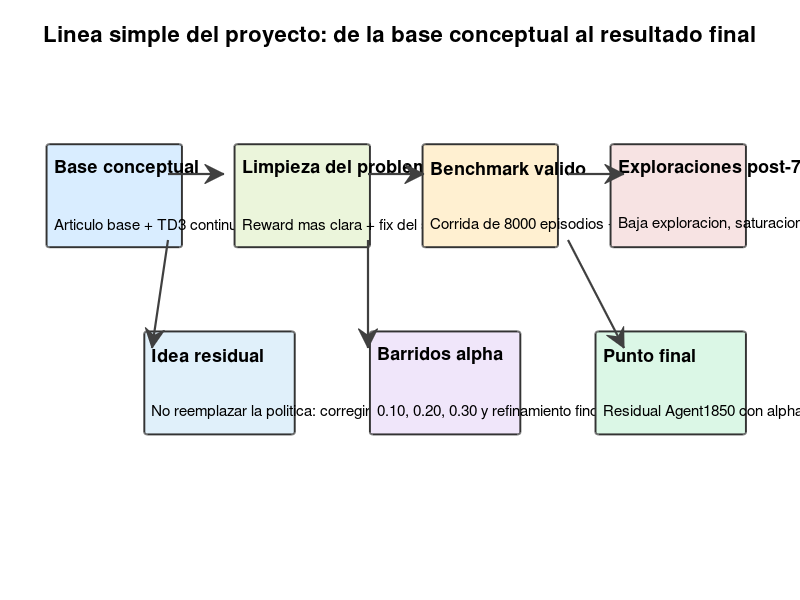

Write MATLAB code to recreate this figure. (Note: this script raises an error after producing the figure.)
function build_charla_divulgativa_figures()
%BUILD_CHARLA_DIVULGATIVA_FIGURES Create simple figures for the outreach PDF.
%
% This script is optional. The figures it produces are already tracked in
% Git, but the generator is kept as source documentation for local rebuilds
% when the original experiment outputs are available in Agentes/.

scriptsDir = fileparts(mfilename("fullpath"));
docsRoot = fileparts(scriptsDir);
projectRoot = fileparts(docsRoot);
repoRoot = fileparts(projectRoot);
figRoot = fullfile(docsRoot, "figures");
if ~exist(figRoot, "dir")
    mkdir(figRoot);
end

trainingInfoFile = fullfile(repoRoot, "Agentes", "agent7250_residual_policy_pilot", ...
    "26-03-25 17 08 56", "training_run", "26-03-25 17 9 8", "training_info.mat");
episodeFile = fullfile(repoRoot, "Agentes", "agent7250_residual_policy_pilot", ...
    "26-03-25 17 08 56", "visual_test", "26-03-25 17 39 30", "episode00049.mat");

buildTimelineFigure(fullfile(figRoot, "charla_linea_proyecto_20260326.png"));
buildTrainingFigure(trainingInfoFile, fullfile(figRoot, "charla_training_residual_20260326.png"));
buildTestFigure(episodeFile, fullfile(figRoot, "charla_test_residual_20260326.png"));
buildComparisonFigure(fullfile(figRoot, "charla_comparacion_final_20260326.png"));
buildProjectComparisonFigure(fullfile(figRoot, "charla_comparacion_base_a_final_20260326.png"));
end

function buildTimelineFigure(outFile)
f = figure("Visible", "off", "Color", "w", "Position", [100 100 1300 420]);
ax = axes(f, "Position", [0.03 0.12 0.94 0.78]);
axis(ax, [0 1 0 1]);
axis(ax, "off");

boxes = [
    0.03 0.60 0.18 0.22
    0.28 0.60 0.18 0.22
    0.53 0.60 0.18 0.22
    0.78 0.60 0.18 0.22
    0.16 0.20 0.20 0.22
    0.46 0.20 0.20 0.22
    0.76 0.20 0.20 0.22];
labels = {
    'Base conceptual', 'Articulo base + TD3 continuo'
    'Limpieza del problema', 'Reward mas clara + fix del simulador'
    'Benchmark valido', 'Corrida de 8000 episodios -> Agent7250'
    'Exploraciones post-7250', 'Baja exploracion, saturacion, offline, warp'
    'Idea residual', 'No reemplazar la politica: corregirla'
    'Barridos alpha', '0.10, 0.20, 0.30 y refinamiento fino'
    'Punto final', 'Residual Agent1850 con alpha = 0.20'};
colors = [
    0.85 0.93 1.00
    0.92 0.96 0.86
    1.00 0.94 0.82
    0.97 0.89 0.89
    0.88 0.94 0.98
    0.94 0.90 0.98
    0.86 0.97 0.90];

for i = 1:size(boxes, 1)
    rectangle(ax, "Position", boxes(i, :), "Curvature", 0.04, ...
        "FaceColor", colors(i, :), "EdgeColor", [0.2 0.2 0.2], "LineWidth", 1.4);
    text(ax, boxes(i, 1)+0.01, boxes(i, 2)+boxes(i, 4)-0.05, labels{i, 1}, ...
        "FontWeight", "bold", "FontSize", 13, "Interpreter", "none");
    text(ax, boxes(i, 1)+0.01, boxes(i, 2)+0.05, labels{i, 2}, ...
        "FontSize", 11, "Interpreter", "none");
end

arrows = [
    0.21 0.71 0.07 0
    0.46 0.71 0.07 0
    0.71 0.71 0.07 0
    0.21 0.60 -0.02 -0.18
    0.46 0.60 0 -0.18
    0.71 0.60 0.07 -0.18];
for i = 1:size(arrows, 1)
    annotation(f, "arrow", [arrows(i, 1) arrows(i, 1)+arrows(i, 3)], ...
        [arrows(i, 2) arrows(i, 2)+arrows(i, 4)], "LineWidth", 1.6, ...
        "Color", [0.25 0.25 0.25]);
end

title(ax, "Linea simple del proyecto: de la base conceptual al resultado final", ...
    "FontSize", 16, "FontWeight", "bold");
exportgraphics(f, outFile, "Resolution", 180);
close(f);
end

function buildTrainingFigure(trainingInfoFile, outFile)
s = load(trainingInfoFile, "trainingInfo");
ti = s.trainingInfo;
episodes = ti.EpisodeIndex;
episodeReward = ti.EpisodeReward;
averageReward = ti.AverageReward;
episodeQ0 = ti.EpisodeQ0;

f = figure("Visible", "off", "Color", "w", "Position", [100 100 1200 560]);
yyaxis left
plot(episodes, episodeReward, "Color", [0.00 0.45 0.74], "LineWidth", 1.0);
hold on
plot(episodes, averageReward, "Color", [0.93 0.69 0.13], "LineWidth", 2.2);
ylabel("Reward");

yyaxis right
plot(episodes, episodeQ0, "Color", [0.30 0.75 0.93], "LineWidth", 1.2);
ylabel("Q0");

xline(1850, "--k", "Agent1850", "LineWidth", 1.3, ...
    "LabelVerticalAlignment", "bottom", "LabelHorizontalAlignment", "left");
xlabel("Episodio");
grid on
title("Grafica de aprendizaje del mejor residual: azul, amarillo y celeste", ...
    "FontWeight", "bold");
legend({"Azul: reward de cada episodio", ...
        "Amarillo: promedio de reward", ...
        "Celeste: estimacion Q0 del critico", ...
        "Checkpoint final elegido"}, ...
        "Location", "southoutside", "NumColumns", 2);
exportgraphics(f, outFile, "Resolution", 180);
close(f);
end

function buildTestFigure(episodeFile, outFile)
s = load(episodeFile);
n = numel(s.flexConvertedLog);
t = 1:n;
gloveMean = zeros(n, 1);
prosthesisMean = zeros(n, 1);
actionMean = zeros(n, 1);

for k = 1:n
    gloveBlock = s.flexConvertedLog{k};
    prosthesisBlock = s.encoderAdjustedLog{k};
    gloveMean(k) = mean(gloveBlock(end, :));
    prosthesisMean(k) = mean(prosthesisBlock(end, :));
    actionMean(k) = mean(abs(s.effectiveActionLog(k, :)));
end

f = figure("Visible", "off", "Color", "w", "Position", [100 100 1200 700]);
tiledlayout(f, 2, 1, "TileSpacing", "compact", "Padding", "compact");

nexttile
plot(t, gloveMean, "-o", "Color", [0.20 0.65 0.20], "LineWidth", 2.0, "MarkerSize", 5);
hold on
plot(t, prosthesisMean, "-s", "Color", [0.00 0.45 0.74], "LineWidth", 2.0, "MarkerSize", 5);
grid on
ylabel("Apertura media normalizada");
title("Grafica simple de test: referencia vs protesis", "FontWeight", "bold");
legend({"Verde: referencia del glove", "Azul: movimiento de la protesis"}, ...
    "Location", "southoutside", "NumColumns", 2);

nexttile
plot(t, actionMean, "-d", "Color", [0.85 0.33 0.10], "LineWidth", 2.0, "MarkerSize", 5);
grid on
xlabel("Paso del episodio");
ylabel("Magnitud media de la accion");
title("Grafica de accion: cuanto empuja el controlador", "FontWeight", "bold");
legend({"Naranja: accion efectiva media"}, "Location", "southoutside");

exportgraphics(f, outFile, "Resolution", 180);
close(f);
end

function buildComparisonFigure(outFile)
labels = categorical({'trackingMSE', 'actionL2', 'saturationFraction', 'deltaActionL2'});
labels = reordercats(labels, cellstr(labels));
agent7250 = [0.043045 0.596444 0.392086 0.321385];
residual = [0.043445 0.523597 0.272637 0.299262];

f = figure("Visible", "off", "Color", "w", "Position", [100 100 1100 520]);
b = bar(labels, [agent7250; residual]');
b(1).FaceColor = [0.35 0.35 0.85];
b(2).FaceColor = [0.20 0.65 0.20];
grid on
ylabel("Valor de la metrica");
title("Comparacion final: benchmark vs residual final", "FontWeight", "bold");
legend({"Agent7250", "Residual Agent1850"}, "Location", "northwest");
text((1:4) - 0.18, agent7250 + 0.012, compose("%.3f", agent7250), "FontSize", 10, "Rotation", 90);
text((1:4) + 0.02, residual + 0.012, compose("%.3f", residual), "FontSize", 10, "Rotation", 90);
annotation(f, "textbox", [0.61 0.72 0.32 0.15], "String", ...
    "Lectura: en estas cuatro metricas, mas bajo es mejor. El residual casi no empeora tracking y mejora claramente esfuerzo y saturacion.", ...
    "FitBoxToText", "on", "BackgroundColor", [1 1 0.92], "EdgeColor", [0.6 0.6 0.4]);
exportgraphics(f, outFile, "Resolution", 180);
close(f);
end

function buildProjectComparisonFigure(outFile)
metrics = categorical({'trackingMSE', 'trackingMAE', 'actionL2', 'saturation'});
metrics = reordercats(metrics, cellstr(metrics));
baseline2000 = [0.052805 0.179093 0.674957 0.474999];
agent7250 = [0.043045 0.160336 0.596444 0.392086];
residual = [0.043445 0.163542 0.523597 0.272637];

f = figure("Visible", "off", "Color", "w", "Position", [100 100 1280 620]);
b = bar(metrics, [baseline2000; agent7250; residual]');
b(1).FaceColor = [0.82 0.82 0.82];
b(2).FaceColor = [0.35 0.35 0.85];
b(3).FaceColor = [0.20 0.65 0.20];
grid on
ylabel("Valor de la metrica");
title("Comparacion de la linea valida: 2000 episodios, Agent7250 y residual final", ...
    "FontWeight", "bold");
legend({"Post-fix 2000", "Agent7250", "Residual Agent1850"}, ...
    "Location", "northwest");

annotation(f, "textbox", [0.60 0.70 0.30 0.16], "String", ...
    "Articulo base: MAE medio = 0.1553 y error aproximado del 10 al 15 por ciento. El paper no reporta actionL2 ni saturationFraction, asi que se usa solo como referencia historica.", ...
    "FitBoxToText", "on", "BackgroundColor", [0.97 0.96 0.88], ...
    "EdgeColor", [0.70 0.66 0.42]);

annotation(f, "textbox", [0.59 0.48 0.27 0.13], "String", ...
    "Lectura: desde 2000 episodios hasta el residual final, el tracking mejora fuerte frente al baseline inicial y el residual baja aun mas esfuerzo y saturacion respecto a Agent7250.", ...
    "FitBoxToText", "on", "BackgroundColor", [0.90 0.96 1.00], ...
    "EdgeColor", [0.45 0.62 0.78]);

exportgraphics(f, outFile, "Resolution", 180);
close(f);
end
